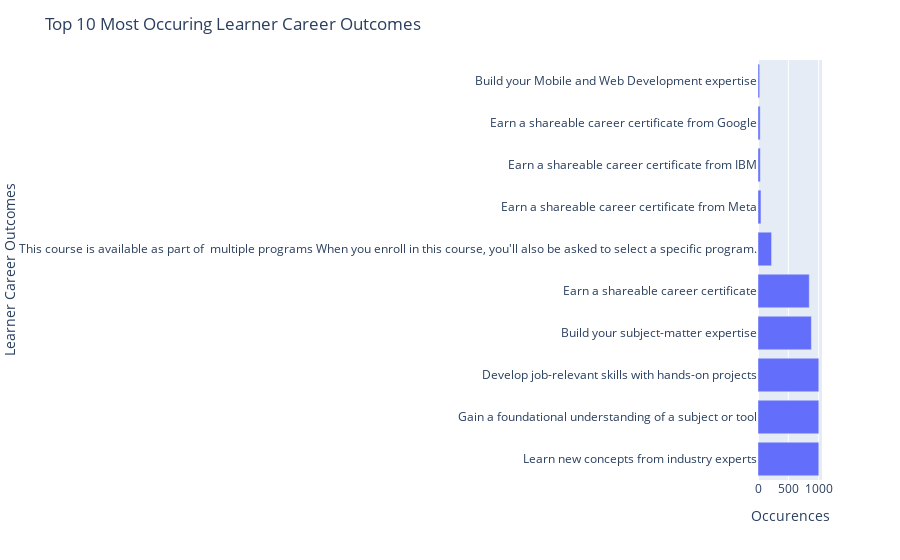

The cell this chart's notebook holds for it:
### Code cell
skillsdf = pd.DataFrame.from_dict({"Learner Career Outcomes": [key for key in sortedLearnerCareerOutcomesDict.keys()][0:10], "Occurences": [value for value in sortedLearnerCareerOutcomesDict.values()][0:10]})

fig = px.bar(skillsdf, y='Learner Career Outcomes', x='Occurences')
fig.update_layout(title_text='Top 10 Most Occuring Learner Career Outcomes')

fig.show()

### Figure 1 — Plotly figure (JSON) as saved in the notebook; plotly's stock layout.template omitted (floating-point values rounded to 4 significant figures)
{"data": [{"alignmentgroup": "True", "hovertemplate": "Occurences=%{x}<br>Learner Career Outcomes=%{y}<extra></extra>", "legendgroup": "", "marker": {"color": "#636efa", "pattern": {"shape": ""}}, "name": "", "offsetgroup": "", "orientation": "h", "showlegend": false, "textposition": "auto", "type": "bar", "x": [1002, 1002, 1002, 880, 845, 224, 49, 38, 36, 28], "xaxis": "x", "y": ["Learn new concepts from industry experts", "Gain a foundational understanding of a subject or tool", "Develop job-relevant skills with hands-on projects", "Build your subject-matter expertise", "Earn a shareable career certificate", "This course is available as part of \nmultiple programs\nWhen you enroll in this course, you'll also be asked to select a specific program.", "Earn a shareable career certificate from Meta", "Earn a shareable career certificate from IBM", "Earn a shareable career certificate from Google", "Build your Mobile and Web Development expertise"], "yaxis": "y"}], "layout": {"barmode": "relative", "legend": {"tracegroupgap": 0}, "margin": {"t": 60}, "title": {"text": "Top 10 Most Occuring Learner Career Outcomes"}, "xaxis": {"anchor": "y", "domain": [0, 1], "title": {"text": "Occurences"}}, "yaxis": {"anchor": "x", "domain": [0, 1], "title": {"text": "Learner Career Outcomes"}}}}
